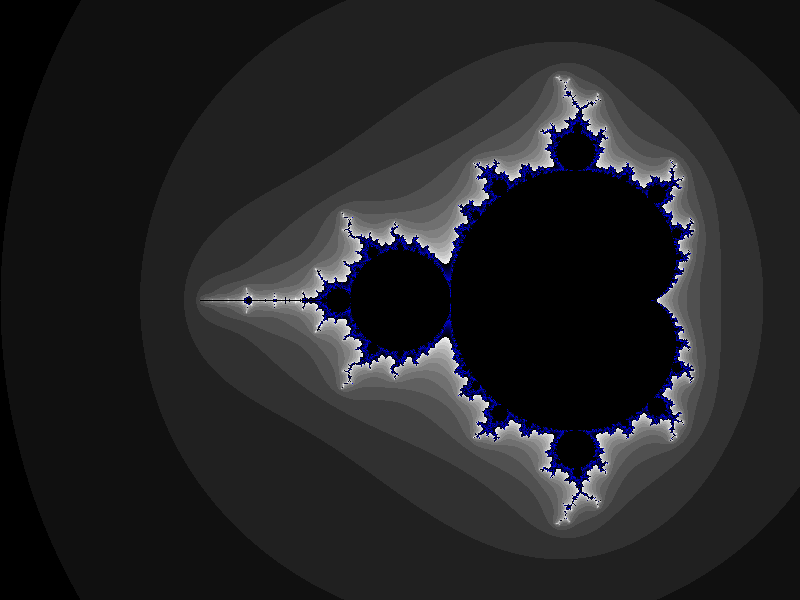
Frame 1 (no input)
Frame 60 (the mouse pressed at the canvas centre just before this capture): identical to frame 1, image omitted
Frame 120 (the mouse held since frame 60 and released just before this capture): identical to frame 1, image omitted

The Processing sketch that drew this single still picture (run headless with seeded random() and noise(); from frame 60 on, the mouse is pressed at the canvas centre):

// Processing sketch: processing_46893
// ── processing_46893.pde

void setup() { 
 size(800,600);
 background(255);
 loadPixels();
}

void draw(){
 int width=800;
 int height=600;
 double left=-3;
 double right=1;
 double top=1.5;
 double bottom=-1.5;
 
 double x2, y2, abstand, xAchse, yAchse, xScale, yScale, x3, y3, xAux;
 int farbe;
            
        xAchse = right-left;
        yAchse = top-bottom;

        // scale function
        xScale = xAchse / width;
        yScale = yAchse / height;  
        
        for (int y = 0; y < height; y++) {

            for (int x = 0; x < width; x++) {

                // scale from coordinates to pixels            
                x2 = x * xScale + left;
                y2 = y * yScale - top;
                x3 = 0;
                y3 = 0;
                
                farbe=0;

                
                // jump until distance to origin is > 3
                for (int i = 0; i < 255; i++) {

                    xAux = x3 * x3 - y3 * y3 + x2;
                    y3 = 2 * x3 * y3 + y2;
                    x3 = xAux;
                    
                    abstand = Math.sqrt((x3 * x3) + (y3 * y3));

                    if (abstand > 3.0) {

                        // set brightness to number of iterations
                        // break the loop as soon as there is a point > 3
                        farbe = i*16;
                        break;
                    } 
                }
                
                pixels[x+y*width] = color(farbe);

            }

        } updatePixels();
        
}
